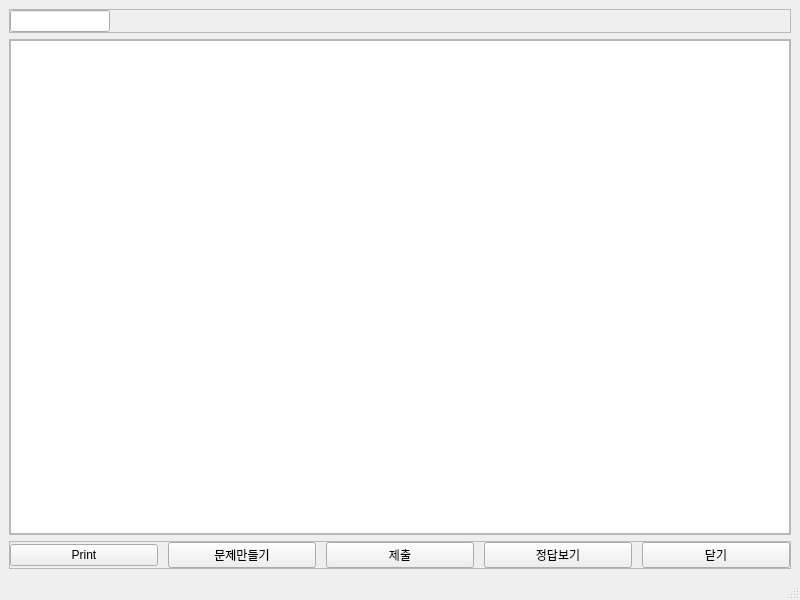
<?xml version="1.0" encoding="UTF-8"?>
<ui version="4.0">
 <class>MainWindow</class>
 <widget class="QMainWindow" name="MainWindow">
  <property name="geometry">
   <rect>
    <x>0</x>
    <y>0</y>
    <width>800</width>
    <height>600</height>
   </rect>
  </property>
  <property name="windowTitle">
   <string>MainWindow</string>
  </property>
  <widget class="QWidget" name="centralwidget">
   <layout class="QVBoxLayout" name="verticalLayout">
    <item>
     <widget class="QFrame" name="Nub_Frame">
      <property name="frameShape">
       <enum>QFrame::StyledPanel</enum>
      </property>
      <property name="frameShadow">
       <enum>QFrame::Raised</enum>
      </property>
      <layout class="QHBoxLayout" name="horizontalLayout">
       <property name="spacing">
        <number>0</number>
       </property>
       <property name="leftMargin">
        <number>0</number>
       </property>
       <property name="topMargin">
        <number>0</number>
       </property>
       <property name="rightMargin">
        <number>0</number>
       </property>
       <property name="bottomMargin">
        <number>0</number>
       </property>
       <item>
        <widget class="QLineEdit" name="lineEdit">
         <property name="minimumSize">
          <size>
           <width>100</width>
           <height>0</height>
          </size>
         </property>
         <property name="maximumSize">
          <size>
           <width>100</width>
           <height>16777215</height>
          </size>
         </property>
        </widget>
       </item>
       <item>
        <spacer name="horizontalSpacer">
         <property name="orientation">
          <enum>Qt::Horizontal</enum>
         </property>
         <property name="sizeHint" stdset="0">
          <size>
           <width>677</width>
           <height>20</height>
          </size>
         </property>
        </spacer>
       </item>
      </layout>
     </widget>
    </item>
    <item>
     <widget class="QFrame" name="DB_Frame">
      <property name="frameShape">
       <enum>QFrame::StyledPanel</enum>
      </property>
      <property name="frameShadow">
       <enum>QFrame::Raised</enum>
      </property>
      <layout class="QHBoxLayout" name="horizontalLayout_2">
       <property name="leftMargin">
        <number>0</number>
       </property>
       <property name="topMargin">
        <number>0</number>
       </property>
       <property name="rightMargin">
        <number>0</number>
       </property>
       <property name="bottomMargin">
        <number>0</number>
       </property>
       <item>
        <widget class="QTableView" name="DB_Tabel"/>
       </item>
      </layout>
     </widget>
    </item>
    <item>
     <widget class="QFrame" name="ContPanel">
      <property name="frameShape">
       <enum>QFrame::StyledPanel</enum>
      </property>
      <property name="frameShadow">
       <enum>QFrame::Raised</enum>
      </property>
      <layout class="QHBoxLayout" name="horizontalLayout_3">
       <property name="spacing">
        <number>0</number>
       </property>
       <property name="leftMargin">
        <number>0</number>
       </property>
       <property name="topMargin">
        <number>0</number>
       </property>
       <property name="rightMargin">
        <number>0</number>
       </property>
       <property name="bottomMargin">
        <number>0</number>
       </property>
       <item>
        <widget class="QPushButton" name="CallPrint">
         <property name="minimumSize">
          <size>
           <width>70</width>
           <height>0</height>
          </size>
         </property>
         <property name="text">
          <string>Print</string>
         </property>
        </widget>
       </item>
       <item>
        <spacer name="horizontalSpacer_2">
         <property name="orientation">
          <enum>Qt::Horizontal</enum>
         </property>
         <property name="sizeType">
          <enum>QSizePolicy::Fixed</enum>
         </property>
         <property name="sizeHint" stdset="0">
          <size>
           <width>10</width>
           <height>20</height>
          </size>
         </property>
        </spacer>
       </item>
       <item>
        <widget class="QPushButton" name="CallMakeDB">
         <property name="minimumSize">
          <size>
           <width>70</width>
           <height>0</height>
          </size>
         </property>
         <property name="text">
          <string>문제만들기</string>
         </property>
        </widget>
       </item>
       <item>
        <spacer name="horizontalSpacer_3">
         <property name="orientation">
          <enum>Qt::Horizontal</enum>
         </property>
         <property name="sizeType">
          <enum>QSizePolicy::Fixed</enum>
         </property>
         <property name="sizeHint" stdset="0">
          <size>
           <width>10</width>
           <height>20</height>
          </size>
         </property>
        </spacer>
       </item>
       <item>
        <widget class="QPushButton" name="CallSend">
         <property name="minimumSize">
          <size>
           <width>70</width>
           <height>0</height>
          </size>
         </property>
         <property name="text">
          <string>제출</string>
         </property>
        </widget>
       </item>
       <item>
        <spacer name="horizontalSpacer_4">
         <property name="orientation">
          <enum>Qt::Horizontal</enum>
         </property>
         <property name="sizeType">
          <enum>QSizePolicy::Fixed</enum>
         </property>
         <property name="sizeHint" stdset="0">
          <size>
           <width>10</width>
           <height>20</height>
          </size>
         </property>
        </spacer>
       </item>
       <item>
        <widget class="QPushButton" name="CallShowAns">
         <property name="minimumSize">
          <size>
           <width>70</width>
           <height>0</height>
          </size>
         </property>
         <property name="text">
          <string>정답보기</string>
         </property>
        </widget>
       </item>
       <item>
        <spacer name="horizontalSpacer_5">
         <property name="orientation">
          <enum>Qt::Horizontal</enum>
         </property>
         <property name="sizeType">
          <enum>QSizePolicy::Fixed</enum>
         </property>
         <property name="sizeHint" stdset="0">
          <size>
           <width>10</width>
           <height>20</height>
          </size>
         </property>
        </spacer>
       </item>
       <item>
        <widget class="QPushButton" name="CallExit">
         <property name="minimumSize">
          <size>
           <width>70</width>
           <height>0</height>
          </size>
         </property>
         <property name="text">
          <string>닫기</string>
         </property>
        </widget>
       </item>
      </layout>
     </widget>
    </item>
   </layout>
  </widget>
  <widget class="QMenuBar" name="menubar">
   <property name="geometry">
    <rect>
     <x>0</x>
     <y>0</y>
     <width>800</width>
     <height>21</height>
    </rect>
   </property>
  </widget>
  <widget class="QStatusBar" name="statusbar"/>
 </widget>
 <resources/>
 <connections/>
</ui>
